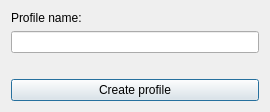
<?xml version="1.0" encoding="UTF-8"?>
<ui version="4.0">
 <class>AddProfileDialog</class>
 <widget class="QDialog" name="AddProfileDialog">
  <property name="geometry">
   <rect>
    <x>0</x>
    <y>0</y>
    <width>270</width>
    <height>112</height>
   </rect>
  </property>
  <property name="windowTitle">
   <string>Add profile</string>
  </property>
  <layout class="QVBoxLayout" name="verticalLayout">
   <item>
    <widget class="QLabel" name="label">
     <property name="text">
      <string>Profile name:</string>
     </property>
    </widget>
   </item>
   <item>
    <widget class="QLineEdit" name="profileNameLineEdit"/>
   </item>
   <item>
    <spacer name="horizontalSpacer">
     <property name="orientation">
      <enum>Qt::Horizontal</enum>
     </property>
     <property name="sizeHint" stdset="0">
      <size>
       <width>40</width>
       <height>20</height>
      </size>
     </property>
    </spacer>
   </item>
   <item>
    <widget class="QPushButton" name="createProfileButton">
     <property name="text">
      <string>Create profile</string>
     </property>
    </widget>
   </item>
  </layout>
 </widget>
 <resources/>
 <connections/>
</ui>
